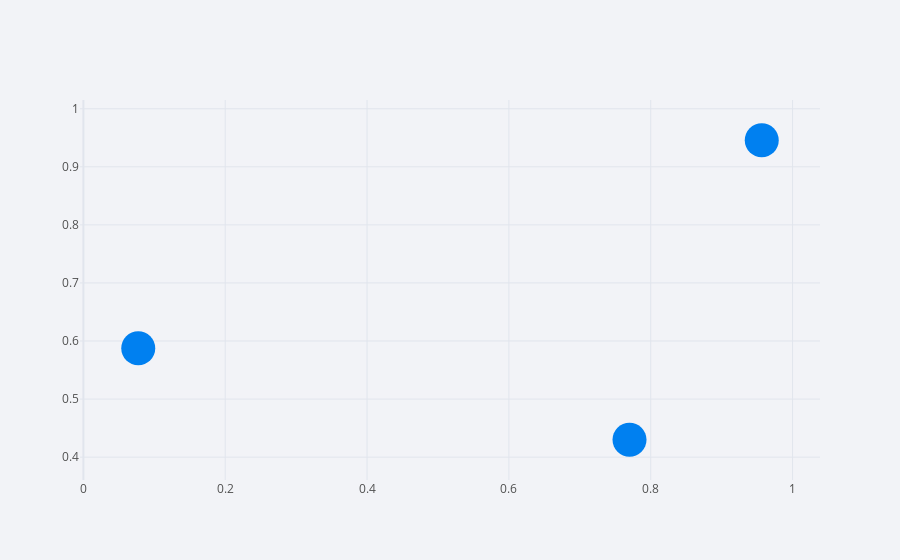

This figure's notebook cell:
### Code cell
# a vs b graph

df.iplot(x='a', y='b', mode="markers", size=34)

### Figure 1 — Plotly figure (JSON) as saved in the notebook; plotly's stock layout.template omitted (floating-point values rounded to 4 significant figures)
{"data": [{"line": {"color": "rgba(0, 128, 240, 1.0)", "dash": "solid", "shape": "linear", "width": 1.3}, "marker": {"size": 34, "symbol": "circle"}, "mode": "markers", "name": "b", "text": "", "type": "scatter", "x": [0.9566, 0.07735, 0.7701], "y": [0.9458, 0.5874, 0.4299]}], "layout": {"legend": {"bgcolor": "#F2F3F7", "font": {"color": "#505050"}}, "paper_bgcolor": "#F2F3F7", "plot_bgcolor": "#F2F3F7", "title": {"font": {"color": "#484848"}}, "xaxis": {"gridcolor": "#E1E5ED", "showgrid": true, "tickfont": {"color": "#505050"}, "title": {"font": {"color": "#505050"}, "text": ""}, "zerolinecolor": "#E1E5ED"}, "yaxis": {"gridcolor": "#E1E5ED", "showgrid": true, "tickfont": {"color": "#505050"}, "title": {"font": {"color": "#505050"}, "text": ""}, "zerolinecolor": "#E1E5ED"}}}
